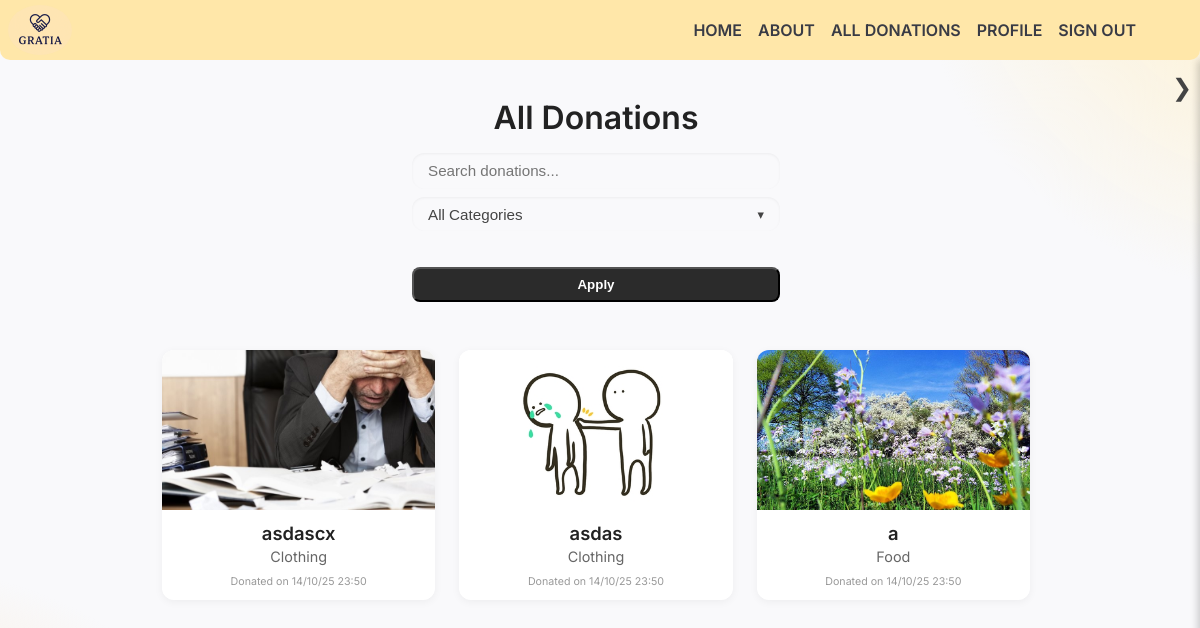
The page /donations (signed in) on the database its author committed.
### tables this page shows
CREATE TABLE "Donations" (
    donation_id INTEGER PRIMARY KEY AUTOINCREMENT,
    donor_id TEXT,
    items TEXT,
    category TEXT,
    status TEXT DEFAULT 'Available',
    "date_donated" DATETIME DEFAULT CURRENT_TIMESTAMP, Image_URL TEXT,
    FOREIGN KEY (donor_id) REFERENCES Users(user_id)
);

### main.py (the view)
@app.route("/donations")
@login_required
def donations_page():
    db = get_db()
    user = current_user()
    search = request.args.get("q", "")
    category = request.args.get("category", "")
    query = "SELECT * FROM Donations"
    conditions = []
    params = []
    if search:
        conditions.append("(items LIKE ? OR category LIKE ?)")
        params.extend([f"%{search}%", f"%{search}%"])
    if category:
        conditions.append("category = ?")
        params.append(category)
    if conditions:
        query += " WHERE " + " AND ".join(conditions)
    query += " ORDER BY donation_id DESC"
    donations = db.execute(query, tuple(params)).fetchall()
    categories = db.execute("SELECT DISTINCT category FROM Donations").fetchall()
    return render_template(
        "donations.html",
        user=user,
        donations=donations,
        search=search,
        category=category,
        categories=[c["category"] for c in categories],
    )

### main.py (called while the page is built)
def get_db():
    db = getattr(g, "_database", None)
    if db is None:
        db = g._database = sqlite3.connect(DATABASE)
        db.row_factory = sqlite3.Row
    return db

@app.teardown_appcontext
def close_connection(exception):
    db = getattr(g, "_database", None)
    if db:
        db.close()

def current_user():
    if "user_id" in session:
        db = get_db()
        row = db.execute(
            "SELECT * FROM Users WHERE user_id=?", (session["user_id"],)
        ).fetchone()
        if row:
            return User(row)
    return None

def login_required(f):
    @wraps(f)
    def decorated_function(*args, **kwargs):
        if "user_id" not in session:
            flash("Please sign in first.", "warning")
            return redirect(url_for("signin_page"))
        return f(*args, **kwargs)
    return decorated_function

@app.context_processor
def inject_notifications():
    user = current_user()
    notifications = []
    unread_count = 0
    if user:
        db = get_db()
        notifications = db.execute(
            "SELECT * FROM Notifications WHERE user_id=? ORDER BY created_at DESC",
            (user.user_id,),
        ).fetchall()
        unread_count = sum(1 for n in notifications if n["read"] == 0)
    return dict(notifications=notifications, notif_count=unread_count)

### templates/donations.html (shortened to what this page needs)
{% extends "layout.html" %}
{% block content %}
<div class="scroll-container">
  <div id="swup" class="transition-fade">
  <main class="donations-page">
    <h1>All Donations</h1>
    <form method="get" action="{{ url_for('donations_page') }}" class="filter-form-modern">
      <div class="filter-input-wrapper">
        <input
          type="text"
          name="q"
          placeholder="Search donations..."
          value="{{ search or '' }}"
          class="filter-input"
        >
      </div>
      <div class="custom-dropdown">
        <button type="button" class="dropdown-toggle">
          {{ category or 'All Categories' }}
          <span class="arrow">▾</span>
        </button>
      </div>
      <br>
      <button type="submit" class="btn">Apply</button>
    </form>
    {% if donations %}
      <div class="donations-grid">
        {% for donation in donations %}
          <div class="donation-card">
            <img src="{{ url_for('static', filename=donation.image_url) if donation.image_url else url_for('static', filename='Images/placeholder.png') }}" class="donation-image">
            <h3 class="donation-title">{{ donation.items }}</h3>
            <p class="donation-category">{{ donation.category }}</p>
            <p class="donation-date"><small>Donated on {{ donation.date_donated }}</small></p>
          </div>
        {% endfor %}
      </div>
    {% else %}
      <p class="no-donations">No donations found.</p>
    {% endif %}
  </main>
  </div>
</div>
{% endblock %}

### templates/layout.html (shortened to what this page needs)
<!DOCTYPE html>
<html lang="en">
<head>
  <link rel="stylesheet" href="{{ url_for('static', filename='css/styles.css') }}">
</head>
<body>
  <nav class="navbar">
    <div class="nav-left">
      {% if not user %}
        <a href="{{ url_for('landing_page') }}" class="logo-link"><img src="{{ url_for('static', filename='images/logo.png') }}" alt="Gratia Logo" class="logo"></a>
      {% else %}
        <a href="{{ url_for('dashboard') }}" class="logo-link"><img src="{{ url_for('static', filename='images/logo.png') }}" alt="Gratia Logo" class="logo"></a>
      {% endif %}
    </div>
    <ul class="nav-links">
      {% if not user %}
        <li><a href="{{ url_for('landing_page') }}">Home</a></li>
        <li><a href="{{ url_for('about') }}">About</a></li>
        <li><a href="{{ url_for('signin_page') }}">Sign In</a></li>
      {% else %}
        <li><a href="{{ url_for('dashboard') }}">Home</a></li>
        <li><a href="{{ url_for('about') }}">About</a></li>
        <li><a href="{{ url_for('donations_page') }}">All Donations</a></li>
        <li><a href="{{ url_for('profile', user_id=user['user_id']) }}">Profile</a></li>
        <li><a href="{{ url_for('signout') }}">Sign Out</a></li>
      {% endif %}
    </ul>
  </nav>
  {% if user %}
    <button id="notif-toggle" class="notif-toggle">
      &#10095;
    </button>
  {%else%}
  <br>
  {%endif%}
  <div id="swup" class="transition-fade">
    {% block content %}{% endblock %}
  </div>
</body>
</html>

### static/css/styles.css (style rules this page uses)
* { margin: 0; padding: 0; box-sizing: border-box; }
*, *::before, *::after { box-sizing: border-box; }
body { font-family: 'Inter', sans-serif; color: #222; background-color: #f9f9fb; }
body::before { content: ""; position: fixed; top: -100px; right: -100px; width: 400px; height: 400px; background: radial-gradient(circle at top right, #ffefc6, transparent 70%); z-index: -1; }
body::after { content: ""; position: fixed; bottom: -100px; left: -100px; width: 400px; height: 400px; background: radial-gradient(circle at bottom left, #ffe2b8, transparent 70%); z-index: -1; }
img { max-width: 100%; height: auto; display: block; }
main { max-width: 900px; margin: 2rem auto; padding: 0 1rem; text-align: center; }
span { margin-left: 25em; }
.logo { width: 64px; height: 50px; border-radius: 50%; object-fit: cover; }
nav { position: sticky; top: 0; display: flex; justify-content: space-between; align-items: center; padding: 0.5rem; padding-right:4rem; background-color: #FFE7A9; border-bottom-left-radius: 10px; border-bottom-right-radius: 10px; margin-bottom:0; z-index: 1000; }
h1, h2, h3, h4 { font-weight: 600; color: #222; }
p, span, li, a, button { font-weight: 400; color: #444; }
nav ul { list-style: none; display: flex; gap: 1rem; }
nav ul li a { text-decoration: none; text-transform: uppercase; color: #393b45; font-weight: 600; transition: color 0.2s ease; }
.btn { background-color: #2b2b2b; color: #fff; padding: 0.5rem 1.5rem; border-radius: 8px; text-decoration: none; font-weight: 600; transition: background 0.2s; transition: background-color 0.2s ease, transform 0.15s ease; }
form { display: flex; flex-direction: column; gap: 1rem; max-width: 25rem; margin: auto; padding: 1rem; }
form input, form select, form textarea { padding: 0.5rem; border-radius: 5px; border: 1px solid #ccc; font-size: 1rem; }
#swup { opacity: 1; transform: translateY(3px); transition: opacity 0.25s ease-in-out, transform 0.25s ease-in-out; }
.filter-form-modern { display: flex; flex-wrap: nowrap; gap: 0.5rem; margin-bottom: 2rem; align-items: stretch; justify-content: flex-start; }
.filter-form-modern>* { margin: 0; }
.filter-input-wrapper { flex: 1 1 auto; min-width: 0; }
.filter-input { width: 100%; padding: 0.55rem 1rem; font-size: 0.95rem; background-color: #F9F9FB; border: none; border-radius: 12px; outline: none; box-shadow: inset 0 1px 3px rgba(0, 0, 0, 0.05); line-height: 1.2; }
.donations-grid { display: grid; grid-template-columns: repeat(auto-fit, minmax(250px, 1fr)); gap: 1.5rem; }
.donation-card { background: #fff; border-radius: 12px; overflow: hidden; display: flex; flex-direction: column; transition: transform 0.25s ease, box-shadow 0.25s ease; box-shadow: 0 2px 8px rgba(0, 0, 0, 0.05); animation: fadeInUp 0.3s ease forwards; }
.donation-image { width: 100%; height: 160px; object-fit: cover; transition: transform 0.25s ease; }
.donation-title { margin: 0.75rem 1rem 0.25rem; font-size: 1.15rem; font-weight: 600; color: #222; }
.donation-category { margin: 0 1rem 0.5rem; font-size: 0.9rem; color: #666; }
.donation-date { margin: 0 1rem 0.75rem; font-size: 0.8rem; color: #999; }
.filter-input-wrapper, .custom-dropdown { flex: 1 1 0; min-width: 0; }
.custom-dropdown { position: relative; flex: 1 1 0; min-width: 0; }
.dropdown-toggle { width: 100%; padding: 0.55rem 1rem; border-radius: 12px; border: none; background-color: #F9F9FB; box-shadow: inset 0 1px 3px rgba(0, 0, 0, 0.05); cursor: pointer; font-size: 0.95rem; display: flex; align-items: center; justify-content: space-between; min-width: 140px; }
.arrow { margin-left: 0.5rem; font-size: 0.8rem; }
.scroll-container { height: 100vh; overflow: hidden; position: relative; }
.scroll-container>#swup { height: 100%; overflow-y: scroll; padding-right: 8px; box-sizing: content-box; }
html, body { height: 100%; overflow: hidden; margin: 0; padding: 0; }
.navbar { height: 60px; }
.notif-toggle { position: fixed; top: 70px; right: 0; width: 36px; height: 36px; background: transparent; border: none; border-radius: 4px 0 0 4px; cursor: pointer; z-index: 1000; display: flex; align-items: center; justify-content: center; font-size: 1.5rem; transition: transform 0.3s ease, right 0.3s ease; }

### rows shown on the page
Donations: Image_URL (picture), items "asdascx", category "Clothing", date_donated "14/10/25 23:50"
Donations: Image_URL (picture), items "asdas", category "Clothing", date_donated "14/10/25 23:50"
Donations: Image_URL (picture), items "a", category "Food", date_donated "14/10/25 23:50"

### other values the page prints
{{ category or 'All Categories' }} "All Categories"
